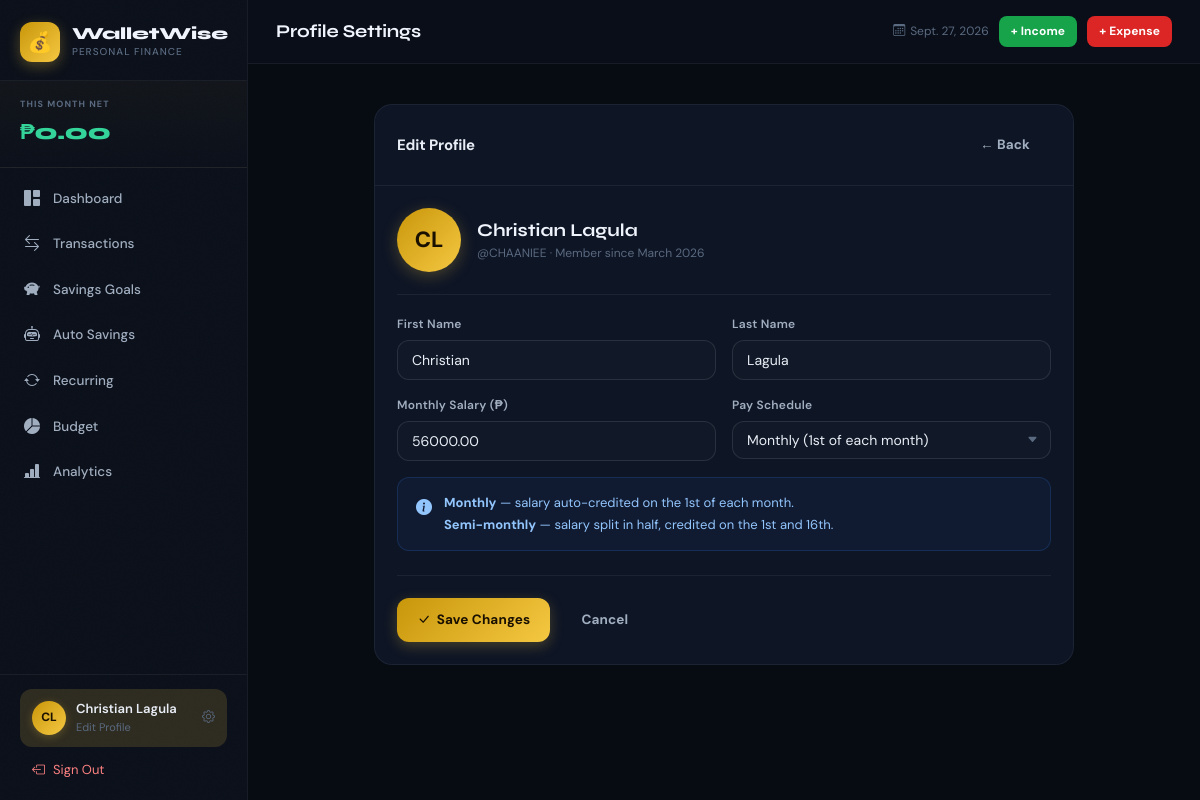
/profile/ (signed in), run on the app's committed database.
### page/models.py (models this page shows, shortened)
class UserProfile(models.Model):
    SALARY_FREQ = [
        ('monthly', 'Monthly (1st of each month)'),
        ('semi',    'Semi-monthly (1st & 16th)'),
    ]
    user             = models.OneToOneField(User, on_delete=models.CASCADE, related_name='profile')
    monthly_salary   = models.DecimalField(max_digits=12, decimal_places=2, default=0)
    salary_frequency = models.CharField(max_length=10, choices=SALARY_FREQ, default='monthly')
    currency         = models.CharField(max_length=5, default='₱')
    last_salary_date = models.DateField(null=True, blank=True)
    created_at       = models.DateTimeField(auto_now_add=True)
    def get_net_balance(self):
        income = Transaction.objects.filter(
            user=self.user, type='income'
        ).aggregate(total=models.Sum('amount'))['total'] or Decimal('0')
        expenses = Transaction.objects.filter(
            user=self.user, type='expense'
        ).aggregate(total=models.Sum('amount'))['total'] or Decimal('0')
        return income - expenses

### page/views.py (the view)
# urls.py: path('profile/',                          views.profile,             name='profile'),
@login_required
def profile(request):
    prof = _get_or_create_profile(request.user)
    if request.method == 'POST':
        form = ProfileForm(request.POST, instance=prof)
        if form.is_valid():
            request.user.first_name = form.cleaned_data.get('first_name', request.user.first_name)
            request.user.last_name  = form.cleaned_data.get('last_name',  request.user.last_name)
            request.user.save()
            form.save()
            messages.success(request, 'Profile updated.')
            return redirect('dashboard')
    else:
        form = ProfileForm(instance=prof, initial={
            'first_name': request.user.first_name,
            'last_name':  request.user.last_name,
        })
    return render(request, 'salary/profile.html', {'form': form, 'profile': prof})

### page/forms.py
class ProfileForm(forms.ModelForm):
    first_name = forms.CharField(max_length=50, widget=forms.TextInput(attrs=W))
    last_name  = forms.CharField(max_length=50, widget=forms.TextInput(attrs=W))
    class Meta:
        model   = UserProfile
        fields  = ['monthly_salary', 'salary_frequency']
        widgets = {
            'monthly_salary':   forms.NumberInput(attrs={**W, 'step': '0.01', 'min': '0'}),
            'salary_frequency': forms.Select(attrs=S),
        }

### page/context_processors.py (called while the page is built)
def sidebar_context(request):
    if not request.user.is_authenticated:
        return {}
    try:
        profile = request.user.profile
        net_balance = profile.get_net_balance()
    except Exception:
        net_balance = Decimal('0')
    return {'net_balance': net_balance}

### page/views.py (called while the page is built)
def _get_or_create_profile(user):
    profile, _ = UserProfile.objects.get_or_create(user=user)
    return profile

### templates/salary/profile.html (shortened to what this page needs)
{% extends 'salary/base.html' %}
{% block page_title %}Profile Settings{% endblock %}
{% block content %}
<div class="pg"><div class="form-page">
  <div class="card">
    <div class="card-head">
      <div class="card-title">Edit Profile</div>
      <a href="{% url 'dashboard' %}" class="btn btn-ghost">← Back</a>
    </div>
    <div class="card-body">
      <div class="profile-avatar-row">
        <div class="profile-avatar">{{ request.user.first_name|first|upper }}{{ request.user.last_name|first|upper }}</div>
        <div>
          <div class="profile-name">{{ request.user.get_full_name|default:request.user.username }}</div>
          <div class="muted small">@{{ request.user.username }} · Member since {{ request.user.date_joined|date:"N Y" }}</div>
        </div>
      </div>
      <hr class="divider">
      <form method="post">
        <div class="form-grid">
          <div class="field-group"><label class="field-label">First Name</label>{{ form.first_name }}</div>
          <div class="field-group"><label class="field-label">Last Name</label>{{ form.last_name }}</div>
          <div class="field-group"><label class="field-label">Monthly Salary (₱)</label>{{ form.monthly_salary }}</div>
          <div class="field-group"><label class="field-label">Pay Schedule</label>{{ form.salary_frequency }}</div>
        </div>
        <div class="info-box mt-3 mb-3">
          <i class="bi bi-info-circle-fill"></i>
          <span>
            <strong>Monthly</strong> — salary auto-credited on the 1st of each month.<br>
            <strong>Semi-monthly</strong> — salary split in half, credited on the 1st and 16th.
          </span>
        </div>
        <div class="form-actions">
          <button type="submit" class="btn btn-primary"><i class="bi bi-check-lg"></i> Save Changes</button>
          <a href="{% url 'dashboard' %}" class="btn btn-ghost">Cancel</a>
        </div>
      </form>
    </div>
  </div>
</div></div>
{% endblock %}

### templates/salary/base.html (shortened to what this page needs)
{% load static %}
<!DOCTYPE html>
<html lang="en">
<head>
  <link href="https://cdn.jsdelivr.net/npm/bootstrap-icons@1.11.3/font/bootstrap-icons.css" rel="stylesheet">
  <link href="{% static 'css/style.css' %}" rel="stylesheet">
</head>
<body>
<div class="app-wrapper">
  <aside class="sidebar" id="sidebar">
    <div class="sidebar-top">
      <div class="brand">
        <div class="brand-icon">💰</div>
        <div>
          <div class="brand-name">WalletWise</div>
          <div class="brand-sub">Personal Finance</div>
        </div>
      </div>
    </div>
    <div class="sidebar-balance">
      <div class="sb-label">THIS MONTH NET</div>
      <div class="sb-value {% if net_balance < 0 %}negative{% endif %}">
        ₱{% if net_balance %}{{ net_balance|floatformat:2 }}{% else %}0.00{% endif %}
      </div>
    </div>
    <nav class="sidebar-nav">
      <a href="{% url 'dashboard' %}" class="nav-item {% if request.resolver_match.url_name == 'dashboard' %}active{% endif %}">
        <i class="bi bi-grid-1x2-fill"></i><span>Dashboard</span>
      </a>
      <a href="{% url 'transactions' %}" class="nav-item {% if 'transaction' in request.resolver_match.url_name %}active{% endif %}">
        <i class="bi bi-arrow-left-right"></i><span>Transactions</span>
      </a>
      <a href="{% url 'savings' %}" class="nav-item {% if request.resolver_match.url_name == 'savings' or 'savings_goal' in request.resolver_match.url_name %}active{% endif %}">
        <i class="bi bi-piggy-bank-fill"></i><span>Savings Goals</span>
      </a>
      <a href="{% url 'auto_savings_plans' %}" class="nav-item {% if 'auto_savings' in request.resolver_match.url_name %}active{% endif %}">
        <i class="bi bi-robot"></i><span>Auto Savings</span>
      </a>
      <a href="{% url 'recurring_expenses' %}" class="nav-item {% if 'recurring' in request.resolver_match.url_name %}active{% endif %}">
        <i class="bi bi-arrow-repeat"></i><span>Recurring</span>
      </a>
      <a href="{% url 'budget' %}" class="nav-item {% if 'budget' in request.resolver_match.url_name %}active{% endif %}">
        <i class="bi bi-pie-chart-fill"></i><span>Budget</span>
      </a>
      <a href="{% url 'analytics' %}" class="nav-item {% if request.resolver_match.url_name == 'analytics' %}active{% endif %}">
        <i class="bi bi-bar-chart-line-fill"></i><span>Analytics</span>
      </a>
    </nav>
    <div class="sidebar-footer">
      <a href="{% url 'profile' %}" class="user-card {% if request.resolver_match.url_name == 'profile' %}active{% endif %}">
        <div class="user-avatar">{{ request.user.first_name|first|upper }}{{ request.user.last_name|first|upper }}</div>
        <div class="user-info">
          <div class="user-name">{{ request.user.get_full_name|default:request.user.username }}</div>
          <div class="user-sub">Edit Profile</div>
        </div>
        <i class="bi bi-gear"></i>
      </a>
      <form method="post" action="{% url 'logout' %}" style="margin:0">
        <button type="submit" class="logout-btn">
          <i class="bi bi-box-arrow-left"></i> Sign Out
        </button>
      </form>
    </div>
  </aside>
  <div class="main-area">
    <header class="topbar">
      <div class="topbar-title">{% block page_title %}Dashboard{% endblock %}</div>
      <div class="topbar-right">
        <span class="topbar-date"><i class="bi bi-calendar3"></i> {% now "N j, Y" %}</span>
        <a href="{% url 'add_transaction' %}?type=income"  class="btn btn-sm btn-success">+ Income</a>
        <a href="{% url 'add_transaction' %}?type=expense" class="btn btn-sm btn-danger">+ Expense</a>
      </div>
    </header>
    <div class="alerts-wrap">
    </div>
    <main class="page-body">{% block content %}{% endblock %}</main>
  </div>
</div>
</body>
</html>

### data on the page
UserProfile: monthly_salary "56000.00", salary_frequency "Monthly (1st of each month)"

### other printed values
{{ request.user.first_name|first|upper }} "C"
{{ request.user.last_name|first|upper }} "L"
{{ request.user.get_full_name|default:request.user.username }} "Christian Lagula"
{{ request.user.username }} "CHAANIEE"
{{ request.user.date_joined|date:"N Y" }} "March 2026"
